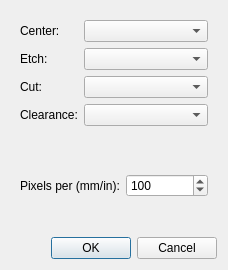
<?xml version="1.0" encoding="UTF-8"?>
<ui version="4.0">
 <class>PixelDialog</class>
 <widget class="QDialog" name="PixelDialog">
  <property name="geometry">
   <rect>
    <x>0</x>
    <y>0</y>
    <width>228</width>
    <height>270</height>
   </rect>
  </property>
  <property name="windowTitle">
   <string>Dialog</string>
  </property>
  <property name="windowIcon">
   <iconset resource="ImgRes.qrc">
    <normaloff>:/img/img/cncFlat_small.png</normaloff>:/img/img/cncFlat_small.png</iconset>
  </property>
  <layout class="QGridLayout" name="gridLayout_2">
   <item row="1" column="0">
    <widget class="QWidget" name="widget" native="true">
     <layout class="QHBoxLayout" name="horizontalLayout">
      <item>
       <widget class="QLabel" name="label">
        <property name="text">
         <string>Pixels per (mm/in):</string>
        </property>
       </widget>
      </item>
      <item>
       <widget class="QSpinBox" name="spinBox">
        <property name="minimum">
         <number>1</number>
        </property>
        <property name="maximum">
         <number>100000</number>
        </property>
        <property name="value">
         <number>100</number>
        </property>
       </widget>
      </item>
     </layout>
    </widget>
   </item>
   <item row="2" column="0">
    <widget class="QDialogButtonBox" name="buttonBox">
     <property name="orientation">
      <enum>Qt::Horizontal</enum>
     </property>
     <property name="standardButtons">
      <set>QDialogButtonBox::Cancel|QDialogButtonBox::Ok</set>
     </property>
    </widget>
   </item>
   <item row="0" column="0">
    <widget class="QWidget" name="widget_2" native="true">
     <layout class="QGridLayout" name="gridLayout" columnstretch="0,1">
      <item row="3" column="0">
       <widget class="QLabel" name="label_3">
        <property name="text">
         <string>Etch:</string>
        </property>
       </widget>
      </item>
      <item row="0" column="0">
       <widget class="QLabel" name="label_2">
        <property name="text">
         <string>Center:</string>
        </property>
       </widget>
      </item>
      <item row="6" column="0">
       <widget class="QLabel" name="label_5">
        <property name="text">
         <string>Clearance:</string>
        </property>
       </widget>
      </item>
      <item row="5" column="0">
       <widget class="QLabel" name="label_4">
        <property name="text">
         <string>Cut:</string>
        </property>
       </widget>
      </item>
      <item row="0" column="1">
       <widget class="QComboBox" name="comboBox"/>
      </item>
      <item row="3" column="1">
       <widget class="QComboBox" name="comboBox_2"/>
      </item>
      <item row="5" column="1">
       <widget class="QComboBox" name="comboBox_3"/>
      </item>
      <item row="6" column="1">
       <widget class="QComboBox" name="comboBox_4"/>
      </item>
     </layout>
    </widget>
   </item>
  </layout>
 </widget>
 <resources>
  <include location="ImgRes.qrc"/>
 </resources>
 <connections>
  <connection>
   <sender>buttonBox</sender>
   <signal>accepted()</signal>
   <receiver>PixelDialog</receiver>
   <slot>accept()</slot>
   <hints>
    <hint type="sourcelabel">
     <x>248</x>
     <y>254</y>
    </hint>
    <hint type="destinationlabel">
     <x>157</x>
     <y>274</y>
    </hint>
   </hints>
  </connection>
  <connection>
   <sender>buttonBox</sender>
   <signal>rejected()</signal>
   <receiver>PixelDialog</receiver>
   <slot>reject()</slot>
   <hints>
    <hint type="sourcelabel">
     <x>316</x>
     <y>260</y>
    </hint>
    <hint type="destinationlabel">
     <x>286</x>
     <y>274</y>
    </hint>
   </hints>
  </connection>
 </connections>
</ui>
